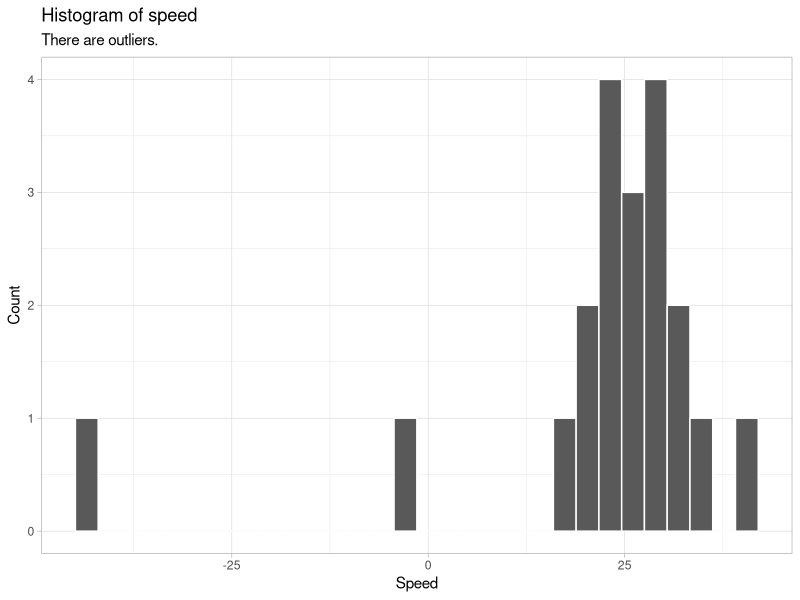
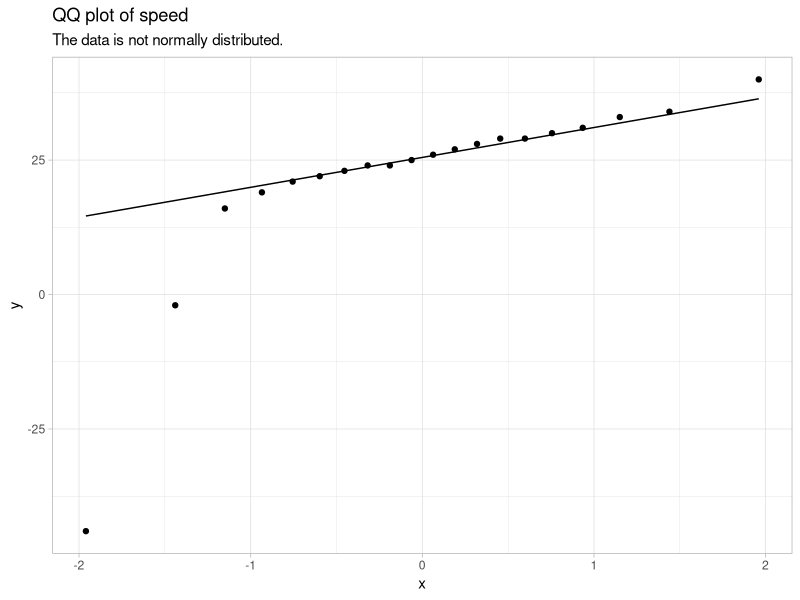
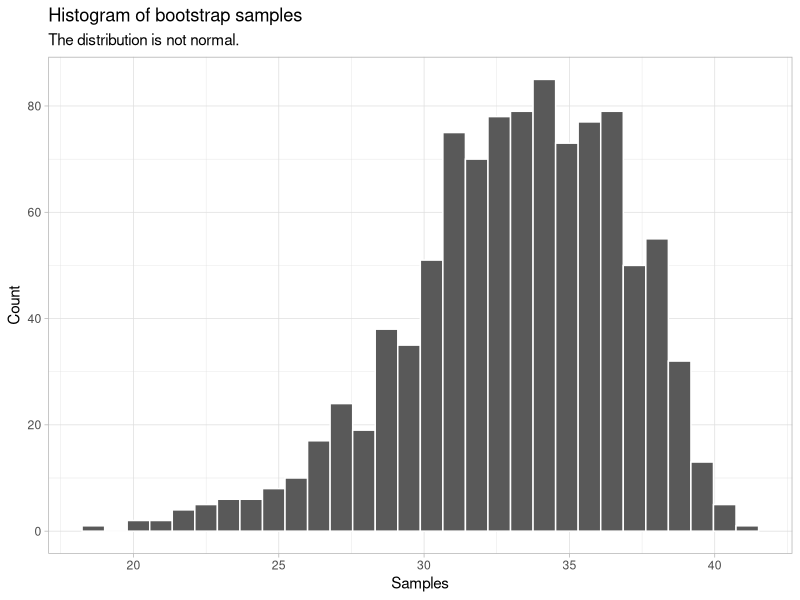
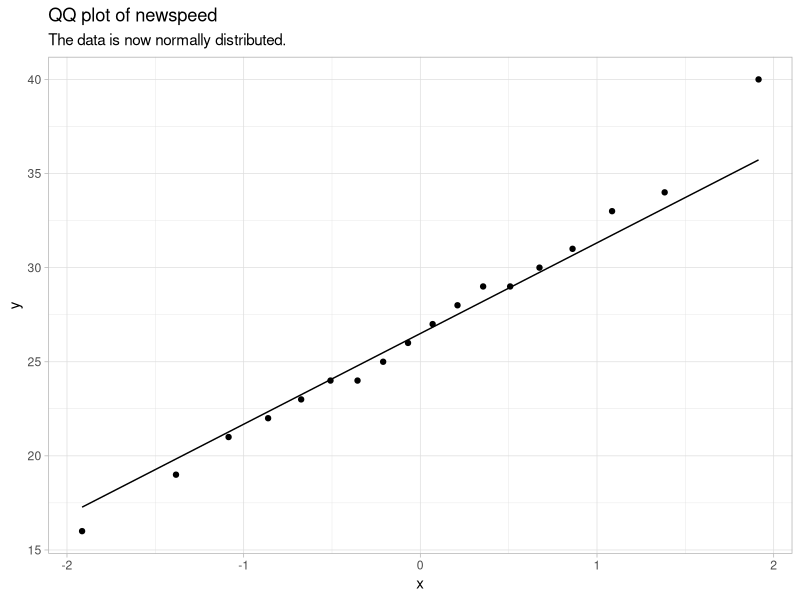

Recreate these plots in R, in order.
# HW10: Bootstrap for hypothesis testing
# 
# In 1882 Simon Newcomb performed an experiment to measure the speed of 
# light. The numbers below represent the measured time it took for light 
# to travel from Fort Myer on the west bank of the Potomac River to a fixed 
# mirror at the foot of the Washington monument 3721 meters away.
# In the units in which the data are given, the currently accepted “true” 
# speed of light is 33.02. (To convert these units to time in the millionths 
# of a second, multiply by 10-3 and add 24.8.)
# The recorded values were : 
# 28, -44, 29, 30, 26, 27, 22, 23, 33, 16, 
# 24, 29, 24, 40, 21, 31, 34, -2, 25, 19
# 
# Does the data support the current accepted speed of 33.02?
#
# 1. (1)
#    Create a vector `speed` and save the values 
#    `28, -44, 29, 30, 26, 27, 22, 23, 33, 16, 24, 40, 21, 31, 34, -2, 25, 19`
#    in it (in this order).
#    (2)
#    Draw a histogram using `ggplot()` and save it in `speed_hist`.
#    Note that there are some outliers.
#    You can use:
#    - `ggplot()` to initialize a ggplot object.
#      Set `data` to `tibble(speed = speed)`.
#      Set `mapping` to `aes(speed)`.
#    - `geom_histogram()` to plot the histogram.
#      - Set `bins` to `30`.
#      - Set `color` to `white`.
#    - `labs()`
#      - Set `title` to `"Histogram of speed"`.
#      - Set `subtitle` to `"There are outliers."`.
#      - Set `x` to `Speed`.
#      - Set `y` to `Count`.
#    - `theme_light()` to set the theme to light.
## Do not modify this line!
speed <- c(28, -44, 29, 30, 26, 27, 22, 23, 33, 16, 24, 29, 24, 40, 21, 31, 34, -2, 25, 19)
library(tidyverse)
speed_hist <- ggplot(data = tibble(speed = speed), mapping = aes(speed)) +
  geom_histogram(bins = 30, color = "white") +
  labs(title = "Histogram of speed",
       subtitle = "There are outliers.",
       x = "Speed",
       y = "Count") +
  theme_light()
speed_hist



# 2. Draw a qq plot using `ggplot()` and save it in `speed_qq`.
#    Note that the distribution is not normal.
#    You can use:
#    - `ggplot()` to initialize a ggplot object.
#      Set `data` to `tibble(speed = speed)`.
#      Set `mapping` to `aes(speed)`.
#    - `stat_qq()` to plot the dots.
#    - `stat_qq_line` to plot the line.
#    - `labs()`
#      - Set `title` to `"QQ plot of speed"`.
#      - Set `subtitle` to `"The data is not normally distributed."`.
#    - `theme_light()` to set the theme to light.
## Do not modify this line!
speed_qq <- ggplot(data = tibble(speed = speed), mapping = aes(sample = speed)) +
  stat_qq() +
  stat_qq_line() +
  labs(title = "QQ plot of speed",
       subtitle = "The data is not normally distributed.") +
  theme_light()
speed_qq




# 3. When performing a t-test, we assume that the population of 
#    measurements is normally distributed. 
#    Since this is not the case here, our tests will at best be approximations. 
#    But with this small sample size, and with such a severe departure from
#    normality, we can’t guarantee a good approximation.
#    The bootstrap offers one approach.
#    The null and alternative hypotheses are :
#    `H0: mean = 33.02`
#    `Ha: mean is not equal to 33.02`
#    The significant level is 5%.
#    (Note: The significance level is the probability of rejecting the null
#    hypothesis when it is true)
#    We now need the p-value, but to do this we need to know the sampling 
#    distribution of our test statistic when the null hypothesis is true. 
#    Our approach is to perform a simulation under 
#    conditions in which we know the null hypothesis is true.
#    (1)
#    What we’ll do is use our data to represent the population, but first 
#    we shift it over so that the mean really is 33.02.
#    Write a function factory `boot_null(x, mu0)` to do this.
#    The input `x` is a vector.
#    The input `mu0` is the mean under null hypothesis.
#    This function shifts the mean of input `x` to `mu0` and returns a function that
#    samples from the shifted `x` with replacement.
#    For example, for seed `5206`, `boot_null(speed, 0)()` would return
#     [1] -23.75   2.25   7.25   7.25 -65.75   2.25   7.25   7.25   4.25   5.25  
#     [11] -5.75   4.25 -65.75  -5.75 -65.75   8.25   7.25  18.25   0.25  18.25
#    (2)
#    Set `mu0` to `33.02`.
#    Use `boot_null()` to create a function `boot_speed_null()` that has no input, 
#    shift the mean of `speed` to `mu0` and sample from it with replacement.
#    (3)
#    Bootstrap using `boot_speed_null()` 1000 times.
#    Set the random seed to zero and save the random seed vector to `seed`. 
#    (hint: use the command `seed <- .Random.seed`).
#    Save the bootstrap samples in tibble `bstrap` with 3 columns `b`, `sample_null`, 
#    and `muhat_null`.
#    - `b` indicates the row number, from 1 to 1000.
#    - `sample_null` contains one bootstrap sample in each row.
#    - `muhat_null` is the mean of the bootstrap sample.
#    You can use `tibble()` to create a tibble.
#    - Set column `b` to 1 to 1000.
#    - Use column `b` and `map()` to compute column `sample_null`.
#    - Use column `sample_null` and `map_dbl()` to compute column `muhat_null`.
#    Tibble `bstrap` should print to:
#    # A tibble: 1,000 x 3
#          b sample_null muhat_null
#      <int> <list>           <dbl>
#    1     1 <dbl [20]>        34.5
#    2     2 <dbl [20]>        31.5
#    3     3 <dbl [20]>        32.7
#    4     4 <dbl [20]>        37.7
#    5     5 <dbl [20]>        32.6
#    6     6 <dbl [20]>        37.4
#    7     7 <dbl [20]>        24.0
#    8     8 <dbl [20]>        36.7
#    9     9 <dbl [20]>        35.7
#   10    10 <dbl [20]>        32.8
#   # … with 990 more rows
#    `bstrap[1, 2][[1]]` should print to:
#     [1]  51.27  41.27  33.27  39.27 -32.73  35.27  51.27   9.27  36.27  39.27  
#     [11] 27.27  51.27  27.27  33.27 44.27  32.27  37.27  44.27  51.27  37.27
## Do not modify this line!
boot_null <- function(x, mu0) {
  x <- x - mean(x) + mu0
  function(){
    sample(x, size = length(x), replace = TRUE)
  }
}
set.seed(5206)
boot_null(speed, 0)()

mu0 <- 33.02
boot_speed_null <- boot_null(speed, mu0)

set.seed(0)
seed <- .Random.seed

bstrap <- tibble(
  b = 1 :1000,
  sample_null = map(b, ~ boot_speed_null()),
  muhat_null = map_dbl(sample_null, mean)
)
bstrap




# 4. Draw a histogram for column `muhat_null` in `bstrap` and save it in 
#    `bstrap_hist`. You can use:
#    - `ggplot()` to initialize a ggplot object.
#      Set `data` to `bstrap`.
#      Set `mapping` to `aes(muhat_null)`.
#    - `geom_histogram()` to plot the histogram.
#      - Set `bins` to `30`.
#      - Set `color` to `white`.
#    - `labs()`
#      - Set `title` to `"Histogram of bootstrap samples"`.
#      - Set `subtitle` to `"The distribution is not normal."`.
#      - Set `x` to `Samples`.
#      - Set `y` to `Count`.
#    - `theme_light()` to set the theme to light.
## Do not modify this line!
bstrap_hist <- ggplot(data = bstrap, mapping = aes(muhat_null)) +
  geom_histogram(bins = 30, color = "white") +
  labs(title = "Histogram of bootstrap samples",
       subtitle = "The distribution is not normal.",
       x = "Samples",
       y = "Count") +
  theme_light()
bstrap_hist


# 5. (1)
#    Write a function `boot_pval(muhat, mu0, muhat_null)` to compute p value.
#    The input `muhat` is the mean of the original samples.
#    The input `mu0` is the mean under null hypothesis.
#    The input `muhat_null` is a vector contains the mean of bootstrap samples.
#    The output is the two sided p value.
#    Note the p value is the proportion of samples that has mean as extreme as or 
#    more extreme as the mean of original sample.
#    For example, `boot_pval(30, 31, speed)` should be `0.9`.
#    (2)
#    Compute the p value for our case and save it into `p_value`.
#    That is `muhat` is the mean of `speed`, `mu0` is `33.02`, and `muhat_null` 
#    is the column `muhat_null` in `bstrap`.
## Do not modify this line!
boot_pval <- function(muhat, mu0, muhat_null){
  n <- length(muhat_null)
  a <- sum(abs(muhat_null - mu0) > abs(muhat - mu0))
  p <- a / n 
  return(p)
}

boot_pval(30, 31, speed)

p_value <- boot_pval(muhat = mean(speed), mu0 = 33.02, muhat_null = bstrap$muhat_null)


# 6. (1)
#    Note that there were two extreme observations: -44 and -2. 
#    The t-test is notoriously susceptible to being influenced 
#    by extreme observations because it depends on the sample average. 
#    Let’s take those two values out and save the vectors of 
#    the values we keep into `newspeed`. (It should be equal to 
#    `28, 29, 30, 26, 27, 22, 23, 33, 16, 24, 29, 24, 40, 21, 31, 34, 25, 19`)
#    (2)
#    Draw a qq plot for `newspeed` and save it in `newspeed_qq`.
#    Note that the distribution is not normal.
#    You can use:
#    - `ggplot()` to initialize a ggplot object.
#      Set `data` to `tibble(speed = newspeed)`.
#      Set `mapping` to `aes(speed)`.
#    - `stat_qq()` to plot the dots.
#    - `stat_qq_line` to plot the line.
#    - `labs()`
#      - Set `title` to `"QQ plot of newspeed"`.
#      - Set `subtitle` to `"The data is now normally distributed."`.
#    - `theme_light()` to set the theme to light.
## Do not modify this line!
newspeed <- c(28, 29, 30, 26, 27, 22, 23, 33, 16, 24, 29, 24, 40, 21, 31, 34, 25, 19)
newspeed_qq <- ggplot(data = tibble(speed = newspeed), mapping = aes(sample = speed)) +
  stat_qq() +
  stat_qq_line() +
  labs(title = "QQ plot of newspeed",
       subtitle = "The data is now normally distributed.") +
  theme_light()
newspeed_qq

  



# 7. Use `t.test()` to conduct a two-sided t test for `newspeed` to
#    test whether the mean of `newspeed` equals to `33.02`.
#    Save the result into `ttest`. It should be the output of `t.test()`.
#    We can see that the null hypothesis is rejected.
## Do not modify this line!
ttest <- t.test(newspeed, mu = 33.02, alternative = "two.sided")



# 8. Now we will use bootstrap again.
#    (1)
#    Use `boot_null()` to create a function `boot_speed_null2()` that has no input, 
#    shift the mean of `newspeed` to `33.02` and sample from it with replacement.
#    (2)
#    Bootstrap using `boot_speed_null2()` 1000 times.
#    Set the random seed to zero and save the random seed vector to `seed`. 
#    (hint: use the command `seed <- .Random.seed`).
#    Save the bootstrap samples in tibble `bstrap2` with 3 columns `b`, `sample_null`, 
#    and `muhat_null`.
#    - `b` indicates the row number, from 1 to 1000.
#    - `sample_null` contains one bootstrap sample in each row.
#    - `muhat_null` is the mean of the bootstrap sample.
#    You can use `tibble()` to create a tibble.
#    - Set column `b` to 1 to 1000.
#    - Use column `b` and `map()` to compute column `sample_null`.
#    - Use column `sample_null` and `map_dbl()` to compute column `muhat_null`.
#    Tibble `bstrap2` should print to:
#    # A tibble: 1,000 x 3
#          b sample_null muhat_null
#      <int> <list>           <dbl>
#    1     1 <dbl [18]>        30.0
#    2     2 <dbl [18]>        32.3
#    3     3 <dbl [18]>        31.9
#    4     4 <dbl [18]>        34.7
#    5     5 <dbl [18]>        33.2
#    6     6 <dbl [18]>        30.5
#    7     7 <dbl [18]>        35.0
#    8     8 <dbl [18]>        33.0
#    9     9 <dbl [18]>        30.0
#   10    10 <dbl [18]>        32.2
#   # … with 990 more rows
#    `bstrap2[1, 2][[1]]` should print to
#     [1] 27.29778 32.29778 29.29778 34.29778 35.29778 35.29778 27.29778 25.29778 
#     [9] 34.29778 30.29778 27.29778 30.29778 29.29778 22.29778 37.29778 
#     [16] 33.29778 22.29778 27.29778
#    (3)
#    Compute the two sided p value and save it into `p_value2`.
#    We see that this time the p value is much smaller.
## Do not modify this line!

boot_speed_null2 <- function(){
  newspeed <- newspeed + 33.02 - mean(newspeed)
  sample(newspeed, size = length(newspeed), replace = TRUE)
}

set.seed(0)
seed <- .Random.seed

bstrap2 <- tibble(
  b = 1 : 1000,
  sample_null = map(b, ~ boot_speed_null2()),
  muhat_null = map_dbl(sample_null, mean)
)
bstrap2

p_value2 <- boot_pval(muhat = mean(newspeed), mu0 = 33.02, muhat_null = bstrap2$muhat_null) 



